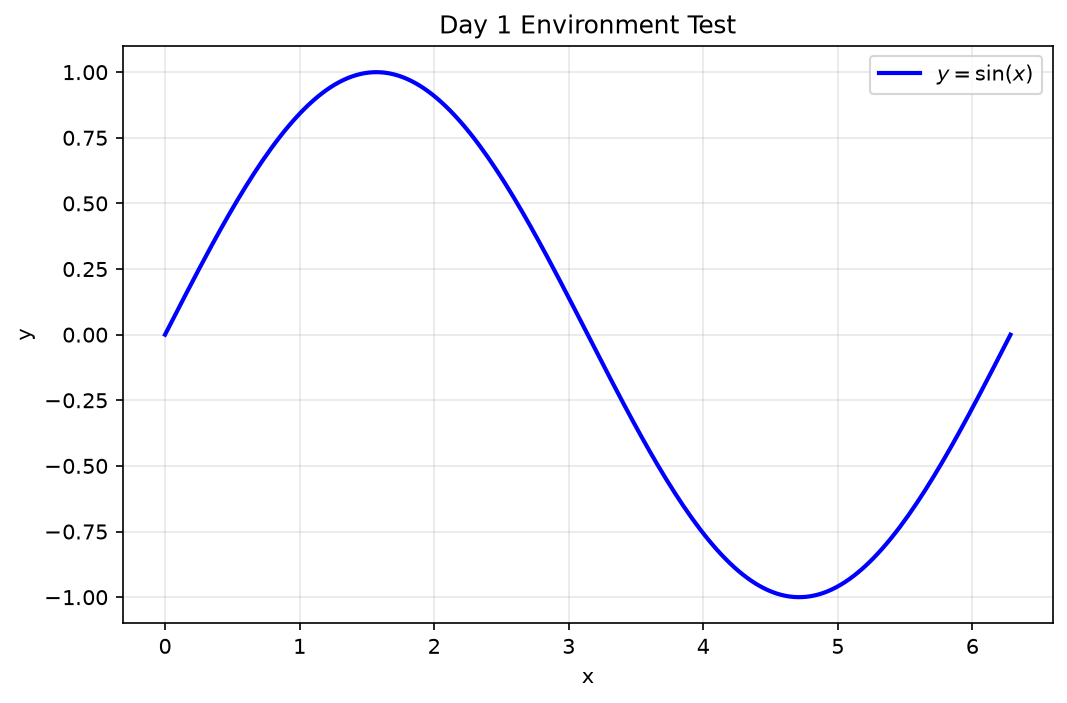

This chart was generated by the following Python code:
import numpy as np
import matplotlib.pyplot as plt

# 创建数据
x = np.linspace(0, 2 * np.pi, 200)
y = np.sin(x)

# 绘图
plt.figure(figsize=(8, 5))
plt.plot(x, y, 'b-', linewidth=2, label=r'$y = \sin(x)$')
plt.xlabel('x')
plt.ylabel('y')
plt.title('Day 1 Environment Test')
plt.legend()
plt.grid(True, alpha=0.3)

# 保存图片（在 show 之前保存）
plt.savefig('day01_env_test.png', dpi=150, bbox_inches='tight')
plt.show()

print("图片已保存为 day01_env_test.png")
